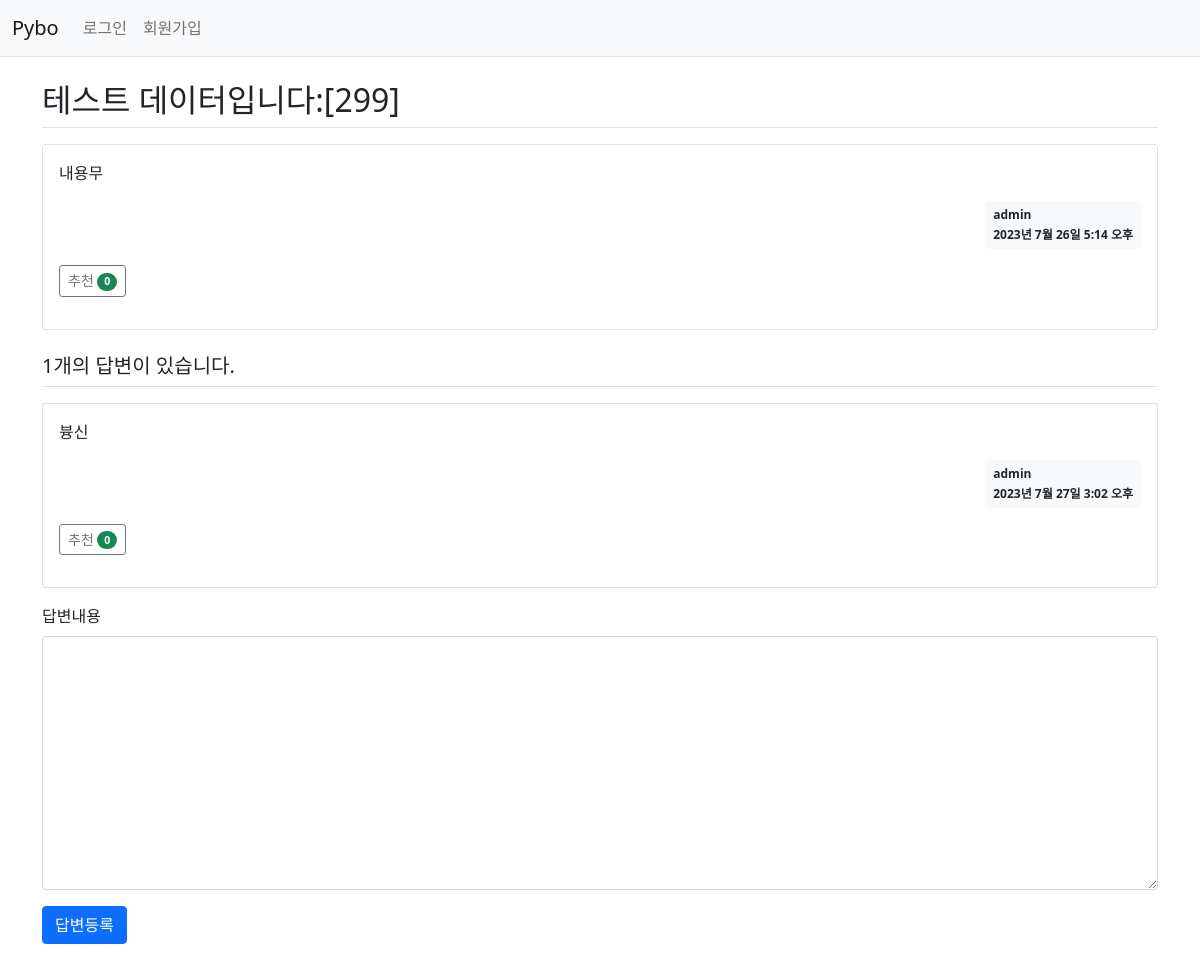
The app's page /pybo/305/, older data.
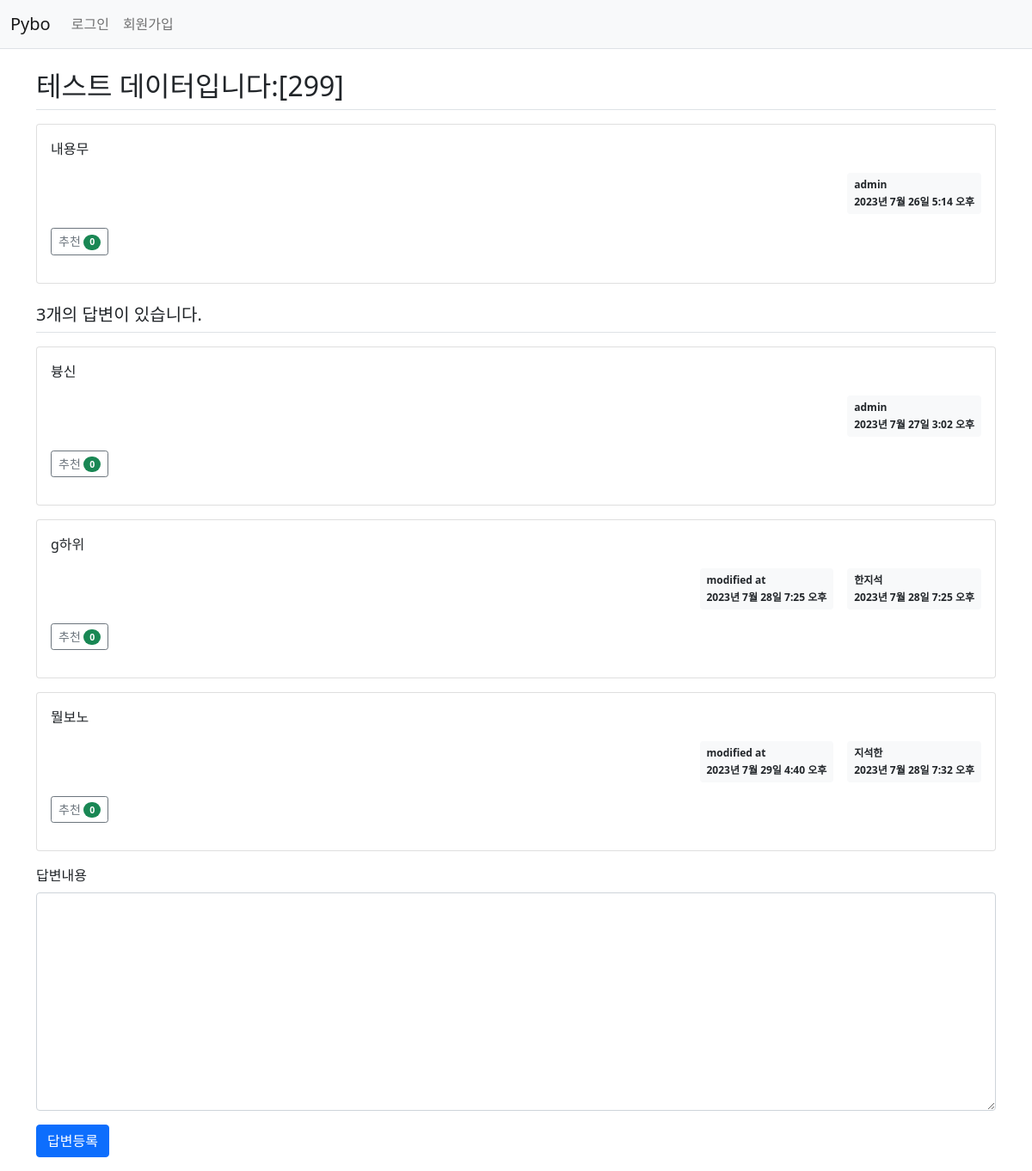
The same page, newer data.
### pybo/models.py (models this page shows, shortened)
class Question(models.Model):
    author = models.ForeignKey(User, on_delete=models.CASCADE, related_name='author_question')
    modify_date = models.DateTimeField(null=True, blank=True)
    subject = models.CharField(max_length=200)
    content = models.TextField()
    create_date = models.DateTimeField()
    voter = models.ManyToManyField(User, related_name='voter_question')    # 추천인 추가

class Answer(models.Model):
    author = models.ForeignKey(User, on_delete=models.CASCADE, related_name='author_answer')
    modify_date = models.DateTimeField(null=True, blank=True)
    question = models.ForeignKey(Question, on_delete=models.CASCADE)
    content = models.TextField()
    create_date = models.DateTimeField()
    voter = models.ManyToManyField(User, related_name='voter_answer')

### pybo/views/base_views.py (the view)
# urls.py: path('<int:question_id>/', base_views.detail, name='detail'),
def detail(request, question_id):
    question = get_object_or_404(Question, pk=question_id)
    context = {'question': question}
    return render(request, 'pybo/question_detail.html', context)

### pybo/templatetags/pybo_filter.py (called while the page is built)
@register.filter
def mark(value):
    extensions = ["nl2br", "fenced_code"]
    return mark_safe(markdown.markdown(value, extensions=extensions))

### templates/pybo/question_detail.html (shortened to what this page needs)
{% extends 'base.html' %} {% load pybo_filter %} {% block content %}
<div class="container my-3">
  <h2 class="border-bottom py-2">{{ question.subject }}</h2>
  <div class="card my-3">
    <div class="card-body">
      <div class="card-text">{{ question.content|mark }}</div>
      <div class="d-flex justify-content-end">
        <div class="badge bg-light text-dark p-2 text-start">
          <div class="mb-2">{{ question.author.username }}</div>
          <div>{{ question.create_date }}</div>
        </div>
      </div>
      <div class="my-3">
        <a
          href="javascript:void(0)"
          data-uri="{% url 'pybo:question_vote' question.id  %}"
          class="recommend btn btn-sm btn-outline-secondary"
        >
          추천
          <span class="badge rounded-pill bg-success"
            >{{question.voter.count}}</span
          >
        </a>
      </div>
    </div>
  </div>
  <h5 class="border-bottom my-3 py-2">
    {{ question.answer_set.count }}개의 답변이 있습니다.
  </h5>
  {% for answer in question.answer_set.all %}
  <div class="card my-3">
    <div class="card-body">
      <div class="card-text">{{ answer.content|mark }}</div>
      <div class="d-flex justify-content-end">
        {% if answer.modify_date %}
        <div class="badge bg-light text-dark p-2 text-start mx-3">
          <div class="mb-2">modified at</div>
          <div>{{ answer.modify_date }}</div>
        </div>
        {% endif %}
        <div class="badge bg-light text-dark p-2 text-start">
          <div class="mb-2">{{ answer.author.username }}</div>
          <div>{{ answer.create_date }}</div>
        </div>
      </div>
      <div class="my-3">
        <a
          href="javascript:void(0)"
          data-uri="{% url 'pybo:answer_vote' answer.id  %}"
          class="recommend btn btn-sm btn-outline-secondary"
        >
          추천
          <span class="badge rounded-pill bg-success"
            >{{answer.voter.count}}</span
          >
        </a>
      </div>
    </div>
  </div>
  {% endfor %}
  <form
    action="{% url 'pybo:answer_create' question.id %}"
    method="post"
    class="my-3"
  >
    <div class="mb-3">
      <label for="content" class="form-label">답변내용</label>
      <textarea
        {%
        if
        not
        user.is_authenticated
        %}disabled{%
        endif
        %}
        name="content"
        id="content"
        class="form-control"
        rows="10"
      ></textarea>
    </div>
    <input type="submit" value="답변등록" class="btn btn-primary" />
  </form>
</div>
{% endblock %}

### templates/base.html (shortened to what this page needs)
{% load static %}
<!doctype html>
<html lang="ko">
<head>
    <link rel="stylesheet" type="text/css" href="{% static 'bootstrap.min.css' %}">
    <link rel="stylesheet" type="text/css" href="{% static 'style.css' %}">
</head>
<body>
{% include "navbar.html" %}
{% block content %}
{% endblock %}
</body>
</html>

### templates/navbar.html (shortened to what this page needs)
<nav class="navbar navbar-expand-lg navbar-light bg-light border-bottom">
    <div class="container-fluid">
        <a class="navbar-brand" href="{% url 'pybo:index' %}">Pybo</a>
        <div class="collapse navbar-collapse" id="navbarSupportedContent">
            <ul class="navbar-nav me-auto mb-2 mb-lg-0">
                <li class="nav-item">
                    {% if user.is_authenticated %}
                    <a class="nav-link" href="{% url 'common:logout' %}">{{ user.username }} (로그아웃)</a>
                    {% else %}
                    <a class="nav-link" href="{% url 'common:login' %}">로그인</a>
                    {% endif %}
                </li>
                <li>
                    {% if not user.is_authenticated %}
                    <a class="nav-link" href="{% url 'common:signup' %}">회원가입</a>
                    {% endif %}
                </li>
            </ul>
        </div>
    </div>
</nav>

Row changes from the older to the newer data that the page shows:
computed for Question "테스트 데이터입니다:[299]": answer_set.count "1" → "3"
added Answer: content|mark "g하위", modify_date "2023년 7월 28일 7:25 오후", author.username "한지석", create_date "2023년 7월 28일 7:25 오후", voter.count "0"
added Answer: content|mark "뭘보노", modify_date "2023년 7월 29일 4:40 오후", author.username "지석한", create_date "2023년 7월 28일 7:32 오후", voter.count "0"
